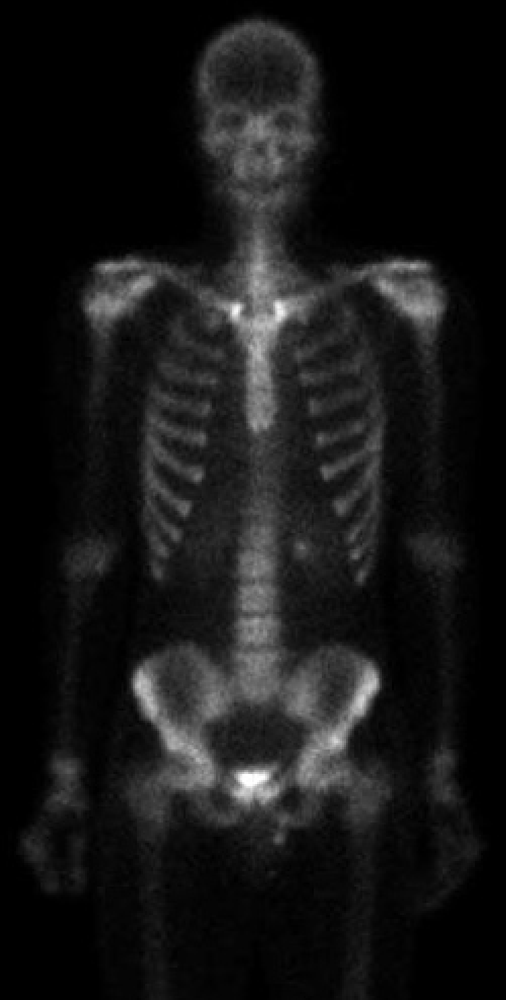
#> input picture Assignment1/images/Fig0232(a)(partial_body_scan).png, 506 x 1000 px, shrunk from 750 x 1482 before the run, found by its file name
$ python 'Example 2.8.py'
#> lines starting #> are read from the running program, lines starting #| are printed output that depends on the picture
import cv2
import numpy as np
import matplotlib.pyplot as plot

original_img = cv2.imread('../images/Fig0232(a)(partial_body_scan).png')
#> original_img is the input picture: shape (1000, 506, 3); min 0, max 255, mean 22.5
complement_img = cv2.bitwise_not(original_img)
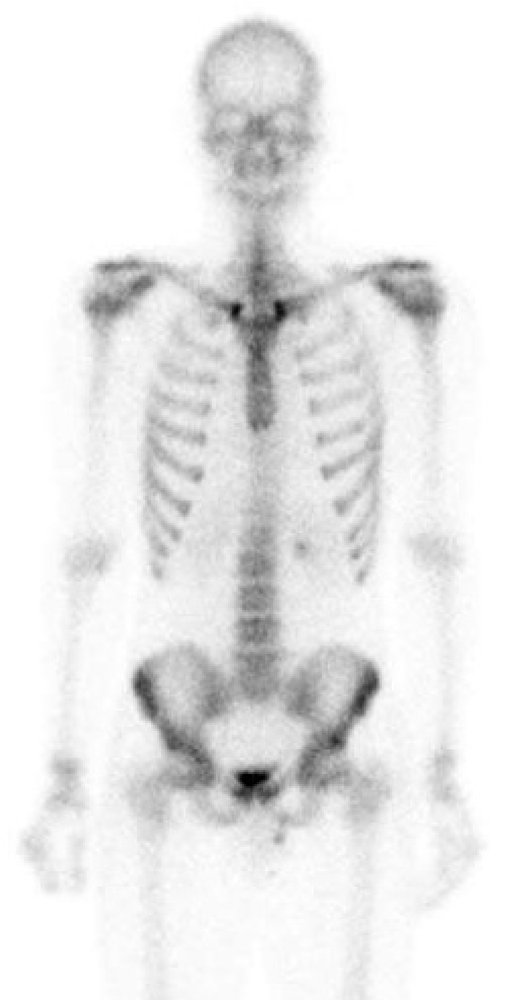
#> complement_img: shape (1000, 506, 3); min 0, max 255, mean 232.5

# Generate a constant image whose size is same as the original image, and the value of its elements is 3 times the mean
# intensity of the original image.
constant_img = np.ones(shape=original_img.shape, dtype=np.uint8) * 3 * np.int8(np.mean(original_img))
#> constant_img: shape (1000, 506, 3); every value is 66

# Generate the union of the original image and the constant image.
union_img = cv2.max(original_img, constant_img)
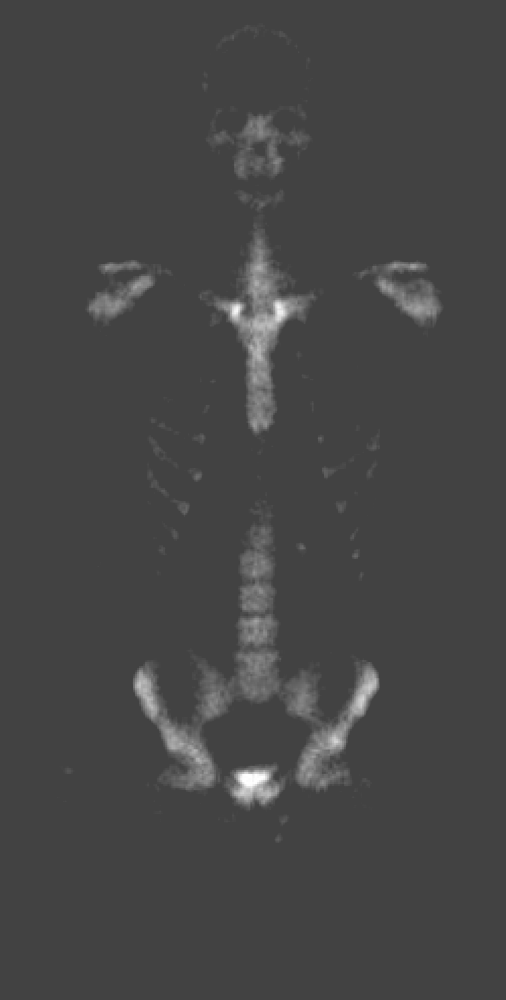
#> union_img: shape (1000, 506, 3); min 66, max 255, mean 69.5

# Display the results.
plot.subplot(131), plot.imshow(original_img, cmap='gray'), plot.title('original image'), plot.axis('off')
plot.subplot(132), plot.imshow(complement_img, cmap='gray'), plot.title('complement image'), plot.axis('off')
plot.subplot(133), plot.imshow(union_img, cmap='gray'), plot.title('union image'), plot.axis('off')
plot.savefig('../images/Result Example 2.8.png')
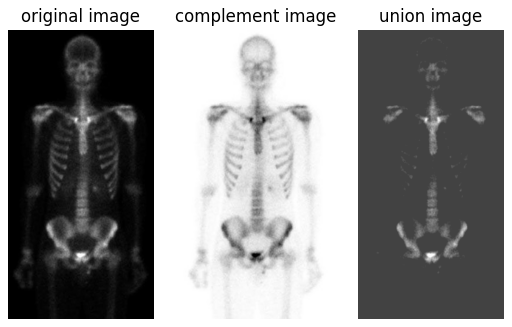
#> figure drawn by matplotlib, 3 panels
plot.show()
